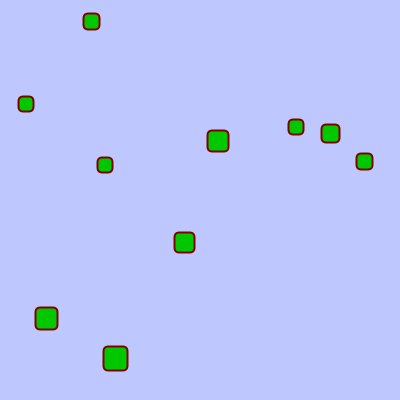
Frame 1 (no input)
Frame 60 (the mouse pressed at the canvas centre just before this capture): identical to frame 1, image omitted
Frame 120 (the mouse held since frame 60 and released just before this capture): identical to frame 1, image omitted

The Processing sketch that drew this single still picture (run headless with seeded random() and noise(); from frame 60 on, the mouse is pressed at the canvas centre):

// Processing sketch: DragDemo
// ── DragDemo.pde
/**

This is a script written by Philippe Lhoste 

Usually more than needed, but you can adapt his logic for various demos

Drags demo: draw Drags than can be dragged with the mouse.
http://processing.org/

by Philippe Lhoste <PhiLho(a)GMX.net> http://Phi.Lho.free.fr & http://PhiLho.deviantART.com
*/
/* File/Project history:
 2.00.000 -- 2012/11/13 (PL) -- Separate Drag and DragList, standard method names.
 1.01.000 -- 2010/01/29 (PL) -- Update to better code, added DragList.
 1.00.000 -- 2008/04/29 (PL) -- Creation.
*/
/* Copyright notice: For details, see the following file:
http://Phi.Lho.free.fr/softwares/PhiLhoSoft/PhiLhoSoftLicense.txt
This program is distributed under the zlib/libpng license.
Copyright (c) 2008-2012 Philippe Lhoste / PhiLhoSoft
*/

final int Drag_NB = 10;
DragList Drags = new DragList(false);

void setup()
{
  size(400, 400);
  smooth();

  // Create random Drags
  for (int i = 0; i < Drag_NB; i++)
  {
    int size = int(random(15, 30));
    Drags.add(new Drag(size + random(width - 2 * size), size + random(height - 2 * size), size, size / 5, color(128, 0, 0), color(0, 200, 0), color(0, 0, 200), color(200, 150, 0)
    ));
  }
}

void draw()
{
  background(190, 200, 255);

  Drags.update();
}

// ── Drag.pde
/*
PhiLhoSoft's Processing sketches.
http://processing.org/

by Philippe Lhoste <PhiLho(a)GMX.net> http://Phi.Lho.free.fr & http://PhiLho.deviantART.com
*/
/* File/Project history:
 2.00.000 -- 2012/11/13 (PL) -- Separate Drag and DragList, standard method names.
 1.01.000 -- 2010/01/29 (PL) -- Update to better code, added DragList.
 1.00.000 -- 2008/04/29 (PL) -- Creation.
*/
/* Copyright notice: For details, see the following file:
http://Phi.Lho.free.fr/softwares/PhiLhoSoft/PhiLhoSoftLicense.txt
This program is distributed under the zlib/libpng license.
Copyright (c) 2008-2012 Philippe Lhoste / PhiLhoSoft
*/

/**
 * A circle that can be dragged with the mouse.
 */
class Drag
{
  // Lazy (Processing) class: leave direct access to parameters... Avoids having lot of accessors.
  float m_x, m_y; // Position of Drag
  int m_size; // Diameter of Drag
  int m_lineWidth;
  color m_colorLine;
  color m_colorFill;
  color m_colorHover;
  color m_colorDrag;

  private boolean m_bIsHovered, m_bDragged;
  private float m_clickDX, m_clickDY;

  /**
   * Simple constructor with hopefully sensible defaults.
   */
  Drag(float x, float y)
  {
    this(x, y, 5, 1, #000000, #FFFFFF, #FFFF00, #FF8800);
  }

  /**
   * Full constructor.
   */
  Drag(float x, float y, int size, int lineWidth,
      color colorLine, color colorFill, color colorHover, color colorDrag
  )
  {
    m_x = x; m_y = y;
    m_size = size;
    m_lineWidth = lineWidth;
    m_colorLine = colorLine;
    m_colorFill = colorFill;
    m_colorHover = colorHover;
    m_colorDrag = colorDrag;
  }

  /**
   * Updates the state of the Drag depending on the mouse position.
   *
   * @param bAlreadyDragging  if true, a dragging is already in effect
   */
  void update(boolean bAlreadyDragging)
  {
    // Check if mouse is over the Drag
    m_bIsHovered = dist(mouseX, mouseY, m_x, m_y) <= m_size / 2;
    // If we are not already dragging and left mouse is pressed over the Drag
    if (!bAlreadyDragging && mousePressed && mouseButton == LEFT && m_bIsHovered)
    {
      // We record the state
      m_bDragged = true;
      // And memorize the offset of the mouse position from the center of the Drag
      m_clickDX = mouseX - m_x;
      m_clickDY = mouseY - m_y;
    }
    // If mouse isn't pressed
    if (!mousePressed)
    {
      // Any possible dragging is stopped
      m_bDragged = false;
    }
  }

  boolean isDragged()
  {
    return m_bDragged;
  }

   /**
    * If the Drag is dragged, the new position is computed with mouse position,
    * taking in account the offset of mouse with center of Drag.
    */
  void move()
  {
    if (m_bDragged)
    {
      m_x = mouseX - m_clickDX;
      m_y = mouseY - m_clickDY;
    }
  }

   /**
    * Just draw the Drag at current posiiton, with color depending if it is dragged or not.
    */
  void display()
  {
    strokeWeight(2);
    stroke(m_colorLine);
    if (m_bDragged)
    {
      fill(m_colorDrag);
    }
    else if (m_bIsHovered)
    {
      fill(m_colorHover);
    }
    else
    {
      fill(m_colorFill);
    }
    rectMode(CENTER);
    rect(m_x, m_y, m_size, m_size, 5);
  }
}

// ── DragList.pde
/*
PhiLhoSoft's Processing sketches.
http://processing.org/

by Philippe Lhoste <PhiLho(a)GMX.net> http://Phi.Lho.free.fr & http://PhiLho.deviantART.com
*/
/* File/Project history:
 2.00.000 -- 2012/11/13 (PL) -- Separate Drag and DragList, standard method names.
*/
/* Copyright notice: For details, see the following file:
http://Phi.Lho.free.fr/softwares/PhiLhoSoft/PhiLhoSoftLicense.txt
This program is distributed under the zlib/libpng license.
Copyright (c) 2008-2012 Philippe Lhoste / PhiLhoSoft
*/

/**
 * A list of Drags.
 */
class DragList
{
  private ArrayList<Drag> m_Drags = new ArrayList<Drag>();
  private boolean m_bDragging;
  private boolean m_bGroupDragging; // True if you want to be able to drag several Drags at once (if they are on the same position)

  DragList()
  {
  }

  DragList(boolean bGroupDragging)
  {
    m_bGroupDragging = bGroupDragging;
  }

  void add(Drag h)
  {
    m_Drags.add(h);
  }

  void update()
  {
    // We suppose we are not dragging by default
    boolean bDragging = false;
    // Check each Drag
    for (Drag h : m_Drags)
    {
      // Check if the user tries to drag it
      h.update(m_bDragging);
      // Ah, this one is indeed dragged!
      if (h.isDragged())
      {
        // We will remember a dragging is being done
        bDragging = true;
        if (!m_bGroupDragging)
        {
          m_bDragging = true; // Notify immediately we are dragging something
        }
        // And we move it to the mouse position
        h.move();
      }
      // In all cases, we redraw the Drag
      h.display();
    }
    // If no dragging is found, we reset the state
    m_bDragging = bDragging;
  }
}
